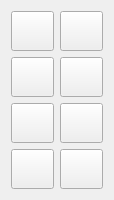
   <widget class="QWidget" name="gridLayoutWidget_4">
    <property name="geometry">
     <rect>
      <x>0</x>
      <y>0</y>
      <width>96</width>
      <height>180</height>
     </rect>
    </property>
    <layout class="QGridLayout" name="gridLayout_4">
     <item row="2" column="1">
      <widget class="QPushButton" name="pushButton_revert">
       <property name="sizePolicy">
        <sizepolicy hsizetype="Fixed" vsizetype="Fixed">
         <horstretch>0</horstretch>
         <verstretch>0</verstretch>
        </sizepolicy>
       </property>
       <property name="minimumSize">
        <size>
         <width>0</width>
         <height>40</height>
        </size>
       </property>
       <property name="font">
        <font>
         <family>Calibri</family>
         <pointsize>12</pointsize>
         <weight>50</weight>
         <bold>false</bold>
        </font>
       </property>
       <property name="cursor">
        <cursorShape>PointingHandCursor</cursorShape>
       </property>
       <property name="toolTip">
        <string>Revert (Ctrl + Z)</string>
       </property>
       <property name="text">
        <string/>
       </property>
       <property name="icon">
        <iconset>
         <normaloff>Undo.png</normaloff>Undo.png</iconset>
       </property>
       <property name="iconSize">
        <size>
         <width>50</width>
         <height>16</height>
        </size>
       </property>
      </widget>
     </item>
     <item row="2" column="0">
      <widget class="QPushButton" name="pushButton_save">
       <property name="sizePolicy">
        <sizepolicy hsizetype="Fixed" vsizetype="Fixed">
         <horstretch>0</horstretch>
         <verstretch>0</verstretch>
        </sizepolicy>
       </property>
       <property name="minimumSize">
        <size>
         <width>0</width>
         <height>40</height>
        </size>
       </property>
       <property name="font">
        <font>
         <family>Calibri</family>
         <pointsize>12</pointsize>
         <weight>50</weight>
         <bold>false</bold>
        </font>
       </property>
       <property name="cursor">
        <cursorShape>PointingHandCursor</cursorShape>
       </property>
       <property name="toolTip">
        <string>Save (Ctrl + S)</string>
       </property>
       <property name="text">
        <string/>
       </property>
       <property name="icon">
        <iconset>
         <normaloff>Save.png</normaloff>Save.png</iconset>
       </property>
       <property name="iconSize">
        <size>
         <width>50</width>
         <height>16</height>
        </size>
       </property>
      </widget>
     </item>
     <item row="1" column="1">
      <widget class="QPushButton" name="pushButton_select_all">
       <property name="sizePolicy">
        <sizepolicy hsizetype="Fixed" vsizetype="Fixed">
         <horstretch>0</horstretch>
         <verstretch>0</verstretch>
        </sizepolicy>
       </property>
       <property name="minimumSize">
        <size>
         <width>0</width>
         <height>40</height>
        </size>
       </property>
       <property name="font">
        <font>
         <family>Calibri</family>
         <pointsize>12</pointsize>
         <weight>50</weight>
         <bold>false</bold>
        </font>
       </property>
       <property name="cursor">
        <cursorShape>PointingHandCursor</cursorShape>
       </property>
       <property name="toolTip">
        <string>Select All (Ctrl + A)</string>
       </property>
       <property name="text">
        <string/>
       </property>
       <property name="icon">
        <iconset>
         <normaloff>Select_all.png</normaloff>Select_all.png</iconset>
       </property>
       <property name="iconSize">
        <size>
         <width>50</width>
         <height>16</height>
        </size>
       </property>
      </widget>
     </item>
     <item row="1" column="0">
      <widget class="QPushButton" name="pushButton_cut">
       <property name="sizePolicy">
        <sizepolicy hsizetype="Fixed" vsizetype="Fixed">
         <horstretch>0</horstretch>
         <verstretch>0</verstretch>
        </sizepolicy>
       </property>
       <property name="minimumSize">
        <size>
         <width>0</width>
         <height>40</height>
        </size>
       </property>
       <property name="font">
        <font>
         <family>Calibri</family>
         <pointsize>12</pointsize>
         <weight>50</weight>
         <bold>false</bold>
        </font>
       </property>
       <property name="cursor">
        <cursorShape>PointingHandCursor</cursorShape>
       </property>
       <property name="toolTip">
        <string>Cut (Ctrl + X)</string>
       </property>
       <property name="text">
        <string/>
       </property>
       <property name="icon">
        <iconset>
         <normaloff>Cut.png</normaloff>Cut.png</iconset>
       </property>
       <property name="iconSize">
        <size>
         <width>50</width>
         <height>16</height>
        </size>
       </property>
      </widget>
     </item>
     <item row="0" column="0">
      <widget class="QPushButton" name="pushButton_copy">
       <property name="sizePolicy">
        <sizepolicy hsizetype="Fixed" vsizetype="Fixed">
         <horstretch>0</horstretch>
         <verstretch>0</verstretch>
        </sizepolicy>
       </property>
       <property name="minimumSize">
        <size>
         <width>0</width>
         <height>40</height>
        </size>
       </property>
       <property name="font">
        <font>
         <family>Calibri</family>
         <pointsize>12</pointsize>
         <weight>50</weight>
         <bold>false</bold>
        </font>
       </property>
       <property name="cursor">
        <cursorShape>PointingHandCursor</cursorShape>
       </property>
       <property name="toolTip">
        <string>Copy (Ctrl + C)</string>
       </property>
       <property name="text">
        <string/>
       </property>
       <property name="icon">
        <iconset>
         <normaloff>Copy.png</normaloff>Copy.png</iconset>
       </property>
       <property name="iconSize">
        <size>
         <width>40</width>
         <height>16</height>
        </size>
       </property>
      </widget>
     </item>
     <item row="0" column="1">
      <widget class="QPushButton" name="pushButton_paste">
       <property name="sizePolicy">
        <sizepolicy hsizetype="Fixed" vsizetype="Fixed">
         <horstretch>0</horstretch>
         <verstretch>0</verstretch>
        </sizepolicy>
       </property>
       <property name="minimumSize">
        <size>
         <width>0</width>
         <height>40</height>
        </size>
       </property>
       <property name="font">
        <font>
         <family>Calibri</family>
         <pointsize>12</pointsize>
         <weight>50</weight>
         <bold>false</bold>
        </font>
       </property>
       <property name="cursor">
        <cursorShape>PointingHandCursor</cursorShape>
       </property>
       <property name="toolTip">
        <string>Paste (Ctrl + V)</string>
       </property>
       <property name="text">
        <string/>
       </property>
       <property name="icon">
        <iconset>
         <normaloff>Paste.png</normaloff>Paste.png</iconset>
       </property>
       <property name="iconSize">
        <size>
         <width>50</width>
         <height>16</height>
        </size>
       </property>
      </widget>
     </item>
     <item row="3" column="0">
      <widget class="QPushButton" name="pushButton_find">
       <property name="sizePolicy">
        <sizepolicy hsizetype="Fixed" vsizetype="Fixed">
         <horstretch>0</horstretch>
         <verstretch>0</verstretch>
        </sizepolicy>
       </property>
       <property name="minimumSize">
        <size>
         <width>0</width>
         <height>40</height>
        </size>
       </property>
       <property name="font">
        <font>
         <family>Calibri</family>
         <pointsize>12</pointsize>
         <weight>50</weight>
         <bold>false</bold>
        </font>
       </property>
       <property name="cursor">
        <cursorShape>PointingHandCursor</cursorShape>
       </property>
       <property name="toolTip">
        <string>Find (Ctrl + F)</string>
       </property>
       <property name="text">
        <string/>
       </property>
       <property name="icon">
        <iconset>
         <normaloff>Search.png</normaloff>Search.png</iconset>
       </property>
       <property name="iconSize">
        <size>
         <width>50</width>
         <height>16</height>
        </size>
       </property>
      </widget>
     </item>
     <item row="3" column="1">
      <widget class="QPushButton" name="pushButton_print">
       <property name="sizePolicy">
        <sizepolicy hsizetype="Fixed" vsizetype="Fixed">
         <horstretch>0</horstretch>
         <verstretch>0</verstretch>
        </sizepolicy>
       </property>
       <property name="minimumSize">
        <size>
         <width>0</width>
         <height>40</height>
        </size>
       </property>
       <property name="font">
        <font>
         <family>Calibri</family>
         <pointsize>12</pointsize>
         <weight>50</weight>
         <bold>false</bold>
        </font>
       </property>
       <property name="cursor">
        <cursorShape>PointingHandCursor</cursorShape>
       </property>
       <property name="toolTip">
        <string>Print (Ctrl + P)</string>
       </property>
       <property name="text">
        <string/>
       </property>
       <property name="icon">
        <iconset>
         <normaloff>Print.png</normaloff>Print.png</iconset>
       </property>
       <property name="iconSize">
        <size>
         <width>50</width>
         <height>16</height>
        </size>
       </property>
      </widget>
     </item>
    </layout>
   </widget>
